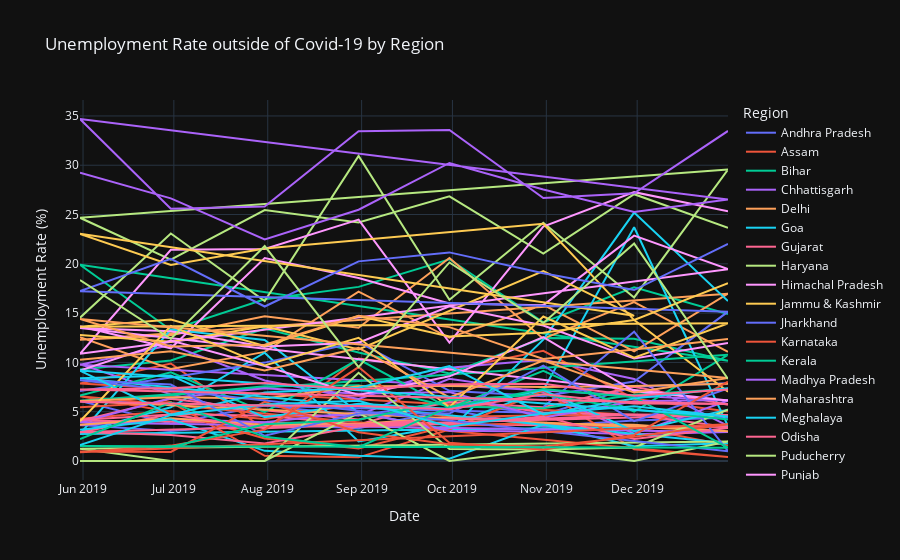

Source (notebook cell):
### Code cell
#  Filter the data for the non-Covid period
start_date = pd.to_datetime('2016-01-01')
end_date = pd.to_datetime('2019-12-31')
non_covid_df = df[(df['Date'] >= start_date) & (df['Date'] <= end_date)]

# Plot the unemployment rate over time for the non-Covid period
fig = px.line(non_covid_df, x='Date', y='EstimatedUnemploymentRate(%)', color='Region',
              title='Unemployment Rate outside of Covid-19 by Region',
              labels={'EstimatedUnemploymentRate(%)': 'Unemployment Rate (%)'},
              template='plotly_dark')

fig.show()

# Based on the given graph, we can conclude that outside the COVID-19 period, Tripura had the highest unemployment rate, which was recorded at 34.69% on June 31, 2019.

### Figure 1 — Plotly figure (JSON) as saved in the notebook; plotly's stock layout.template omitted (floating-point values rounded to 4 significant figures)
{"data": [{"hovertemplate": "Region=Andhra Pradesh<br>Date=%{x}<br>Unemployment Rate (%)=%{y}<extra></extra>", "legendgroup": "Andhra Pradesh", "line": {"color": "#636efa", "dash": "solid"}, "marker": {"symbol": "circle"}, "mode": "lines", "name": "Andhra Pradesh", "orientation": "v", "showlegend": true, "type": "scatter", "x": ["2019-05-31T00:00:00", "2019-06-30T00:00:00", "2019-07-31T00:00:00", "2019-08-31T00:00:00", "2019-09-30T00:00:00", "2019-10-31T00:00:00", "2019-11-30T00:00:00", "2019-12-31T00:00:00", "2019-05-31T00:00:00", "2019-06-30T00:00:00", "2019-07-31T00:00:00", "2019-08-31T00:00:00", "2019-09-30T00:00:00", "2019-10-31T00:00:00", "2019-11-30T00:00:00", "2019-12-31T00:00:00"], "xaxis": "x", "y": [3.65, 3.05, 3.75, 3.32, 5.17, 3.52, 4.12, 4.38, 6.09, 3.8, 5.64, 4.61, 6.01, 4.7, 7.54, 7.88], "yaxis": "y"}, {"hovertemplate": "Region=Assam<br>Date=%{x}<br>Unemployment Rate (%)=%{y}<extra></extra>", "legendgroup": "Assam", "line": {"color": "#EF553B", "dash": "solid"}, "marker": {"symbol": "circle"}, "mode": "lines", "name": "Assam", "orientation": "v", "showlegend": true, "type": "scatter", "x": ["2019-05-31T00:00:00", "2019-06-30T00:00:00", "2019-07-31T00:00:00", "2019-08-31T00:00:00", "2019-09-30T00:00:00", "2019-10-31T00:00:00", "2019-11-30T00:00:00", "2019-05-31T00:00:00", "2019-06-30T00:00:00", "2019-07-31T00:00:00", "2019-08-31T00:00:00", "2019-09-30T00:00:00", "2019-10-31T00:00:00", "2019-11-30T00:00:00", "2019-12-31T00:00:00"], "xaxis": "x", "y": [4.29, 5.08, 4.26, 5.79, 4.46, 4.65, 4.66, 7.87, 9.89, 3.21, 10.39, 9.26, 11.17, 6.31, 5.02], "yaxis": "y"}, {"hovertemplate": "Region=Bihar<br>Date=%{x}<br>Unemployment Rate (%)=%{y}<extra></extra>", "legendgroup": "Bihar", "line": {"color": "#00cc96", "dash": "solid"}, "marker": {"symbol": "circle"}, "mode": "lines", "name": "Bihar", "orientation": "v", "showlegend": true, "type": "scatter", "x": ["2019-05-31T00:00:00", "2019-06-30T00:00:00", "2019-07-31T00:00:00", "2019-08-31T00:00:00", "2019-09-30T00:00:00", "2019-10-31T00:00:00", "2019-11-30T00:00:00", "2019-12-31T00:00:00", "2019-05-31T00:00:00", "2019-06-30T00:00:00", "2019-07-31T00:00:00", "2019-08-31T00:00:00", "2019-09-30T00:00:00", "2019-10-31T00:00:00", "2019-11-30T00:00:00", "2019-12-31T00:00:00"], "xaxis": "x", "y": [9.27, 10.2, 13.44, 11, 8.87, 12.47, 12.4, 10.16, 19.9, 13.29, 16.41, 17.66, 20.46, 14.06, 17.62, 14.91], "yaxis": "y"}, {"hovertemplate": "Region=Chhattisgarh<br>Date=%{x}<br>Unemployment Rate (%)=%{y}<extra></extra>", "legendgroup": "Chhattisgarh", "line": {"color": "#ab63fa", "dash": "solid"}, "marker": {"symbol": "circle"}, "mode": "lines", "name": "Chhattisgarh", "orientation": "v", "showlegend": true, "type": "scatter", "x": ["2019-05-31T00:00:00", "2019-06-30T00:00:00", "2019-07-31T00:00:00", "2019-08-31T00:00:00", "2019-09-30T00:00:00", "2019-10-31T00:00:00", "2019-11-30T00:00:00", "2019-12-31T00:00:00", "2019-05-31T00:00:00", "2019-06-30T00:00:00", "2019-07-31T00:00:00", "2019-08-31T00:00:00", "2019-09-30T00:00:00", "2019-10-31T00:00:00", "2019-11-30T00:00:00", "2019-12-31T00:00:00"], "xaxis": "x", "y": [9.82, 6.76, 4.54, 4.64, 8.33, 6.96, 2.77, 6.11, 9.77, 11.77, 8.17, 6.29, 9.46, 10.27, 8.32, 3.57], "yaxis": "y"}, {"hovertemplate": "Region=Delhi<br>Date=%{x}<br>Unemployment Rate (%)=%{y}<extra></extra>", "legendgroup": "Delhi", "line": {"color": "#FFA15A", "dash": "solid"}, "marker": {"symbol": "circle"}, "mode": "lines", "name": "Delhi", "orientation": "v", "showlegend": true, "type": "scatter", "x": ["2019-05-31T00:00:00", "2019-06-30T00:00:00", "2019-07-31T00:00:00", "2019-08-31T00:00:00", "2019-09-30T00:00:00", "2019-10-31T00:00:00", "2019-11-30T00:00:00", "2019-12-31T00:00:00", "2019-05-31T00:00:00", "2019-06-30T00:00:00", "2019-07-31T00:00:00", "2019-08-31T00:00:00", "2019-09-30T00:00:00", "2019-10-31T00:00:00", "2019-11-30T00:00:00", "2019-12-31T00:00:00"], "xaxis": "x", "y": [12.56, 9.33, 11.07, 17.18, 12.5, 15.84, 11.11, 16.97, 12.31, 12.76, 14.68, 13.52, 20.59, 12.41, 16.11, 11.07], "yaxis": "y"}, {"hovertemplate": "Region=Goa<br>Date=%{x}<br>Unemployment Rate (%)=%{y}<extra></extra>", "legendgroup": "Goa", "line": {"color": "#19d3f3", "dash": "solid"}, "marker": {"symbol": "circle"}, "mode": "lines", "name": "Goa", "orientation": "v", "showlegend": true, "type": "scatter", "x": ["2019-05-31T00:00:00", "2019-06-30T00:00:00", "2019-07-31T00:00:00", "2019-08-31T00:00:00", "2019-09-30T00:00:00", "2019-10-31T00:00:00", "2019-11-30T00:00:00", "2019-12-31T00:00:00", "2019-05-31T00:00:00", "2019-06-30T00:00:00", "2019-07-31T00:00:00", "2019-08-31T00:00:00", "2019-09-30T00:00:00", "2019-10-31T00:00:00", "2019-11-30T00:00:00", "2019-12-31T00:00:00"], "xaxis": "x", "y": [2.91, 5.45, 10.98, 1.98, 3.61, 7.21, 23.71, 3.54, 2.75, 13.33, 12.28, 4.9, 3.16, 12.31, 25.2, 16.22], "yaxis": "y"}, {"hovertemplate": "Region=Gujarat<br>Date=%{x}<br>Unemployment Rate (%)=%{y}<extra></extra>", "legendgroup": "Gujarat", "line": {"color": "#FF6692", "dash": "solid"}, "marker": {"symbol": "circle"}, "mode": "lines", "name": "Gujarat", "orientation": "v", "showlegend": true, "type": "scatter", "x": ["2019-05-31T00:00:00", "2019-06-30T00:00:00", "2019-07-31T00:00:00", "2019-08-31T00:00:00", "2019-09-30T00:00:00", "2019-10-31T00:00:00", "2019-11-30T00:00:00", "2019-12-31T00:00:00", "2019-05-31T00:00:00", "2019-06-30T00:00:00", "2019-07-31T00:00:00", "2019-08-31T00:00:00", "2019-09-30T00:00:00", "2019-10-31T00:00:00", "2019-11-30T00:00:00", "2019-12-31T00:00:00"], "xaxis": "x", "y": [2.88, 4.77, 4.58, 3.7, 6.29, 4.91, 4.68, 3.46, 4.09, 6.31, 5.15, 4.2, 5.96, 5.45, 7.53, 5.71], "yaxis": "y"}, {"hovertemplate": "Region=Haryana<br>Date=%{x}<br>Unemployment Rate (%)=%{y}<extra></extra>", "legendgroup": "Haryana", "line": {"color": "#B6E880", "dash": "solid"}, "marker": {"symbol": "circle"}, "mode": "lines", "name": "Haryana", "orientation": "v", "showlegend": true, "type": "scatter", "x": ["2019-05-31T00:00:00", "2019-06-30T00:00:00", "2019-07-31T00:00:00", "2019-08-31T00:00:00", "2019-09-30T00:00:00", "2019-10-31T00:00:00", "2019-11-30T00:00:00", "2019-12-31T00:00:00", "2019-05-31T00:00:00", "2019-06-30T00:00:00", "2019-07-31T00:00:00", "2019-08-31T00:00:00", "2019-09-30T00:00:00", "2019-10-31T00:00:00", "2019-11-30T00:00:00", "2019-12-31T00:00:00"], "xaxis": "x", "y": [14.54, 23.08, 16.22, 30.94, 16.36, 24.17, 16.59, 29.56, 24.67, 20.42, 25.45, 24.19, 26.84, 21.04, 27.06, 23.65], "yaxis": "y"}, {"hovertemplate": "Region=Himachal Pradesh<br>Date=%{x}<br>Unemployment Rate (%)=%{y}<extra></extra>", "legendgroup": "Himachal Pradesh", "line": {"color": "#FF97FF", "dash": "solid"}, "marker": {"symbol": "circle"}, "mode": "lines", "name": "Himachal Pradesh", "orientation": "v", "showlegend": true, "type": "scatter", "x": ["2019-05-31T00:00:00", "2019-06-30T00:00:00", "2019-07-31T00:00:00", "2019-08-31T00:00:00", "2019-09-30T00:00:00", "2019-10-31T00:00:00", "2019-11-30T00:00:00", "2019-12-31T00:00:00", "2019-05-31T00:00:00", "2019-06-30T00:00:00", "2019-07-31T00:00:00", "2019-08-31T00:00:00", "2019-09-30T00:00:00", "2019-10-31T00:00:00", "2019-11-30T00:00:00", "2019-12-31T00:00:00"], "xaxis": "x", "y": [13.68, 11.43, 20.59, 18.56, 15.98, 15.81, 22.86, 19.46, 10.88, 21.43, 21.51, 24.48, 12, 23.77, 27.27, 25.32], "yaxis": "y"}, {"hovertemplate": "Region=Jammu & Kashmir<br>Date=%{x}<br>Unemployment Rate (%)=%{y}<extra></extra>", "legendgroup": "Jammu & Kashmir", "line": {"color": "#FECB52", "dash": "solid"}, "marker": {"symbol": "circle"}, "mode": "lines", "name": "Jammu & Kashmir", "orientation": "v", "showlegend": true, "type": "scatter", "x": ["2019-05-31T00:00:00", "2019-06-30T00:00:00", "2019-07-31T00:00:00", "2019-08-31T00:00:00", "2019-10-31T00:00:00", "2019-11-30T00:00:00", "2019-05-31T00:00:00", "2019-06-30T00:00:00", "2019-07-31T00:00:00", "2019-10-31T00:00:00", "2019-11-30T00:00:00", "2019-12-31T00:00:00"], "xaxis": "x", "y": [12.78, 12.09, 13.67, 11.32, 19.27, 14.73, 23.04, 19.88, 21.55, 24.06, 14.29, 7.02], "yaxis": "y"}, {"hovertemplate": "Region=Jharkhand<br>Date=%{x}<br>Unemployment Rate (%)=%{y}<extra></extra>", "legendgroup": "Jharkhand", "line": {"color": "#636efa", "dash": "solid"}, "marker": {"symbol": "circle"}, "mode": "lines", "name": "Jharkhand", "orientation": "v", "showlegend": true, "type": "scatter", "x": ["2019-05-31T00:00:00", "2019-06-30T00:00:00", "2019-07-31T00:00:00", "2019-08-31T00:00:00", "2019-09-30T00:00:00", "2019-10-31T00:00:00", "2019-11-30T00:00:00", "2019-12-31T00:00:00", "2019-05-31T00:00:00", "2019-06-30T00:00:00", "2019-07-31T00:00:00", "2019-08-31T00:00:00", "2019-09-30T00:00:00", "2019-10-31T00:00:00", "2019-11-30T00:00:00", "2019-12-31T00:00:00"], "xaxis": "x", "y": [7.11, 8.46, 9.98, 12.06, 7.12, 6.57, 8.07, 15.15, 17.23, 20.51, 15.67, 20.25, 21.16, 19.05, 17.34, 22.01], "yaxis": "y"}, {"hovertemplate": "Region=Karnataka<br>Date=%{x}<br>Unemployment Rate (%)=%{y}<extra></extra>", "legendgroup": "Karnataka", "line": {"color": "#EF553B", "dash": "solid"}, "marker": {"symbol": "circle"}, "mode": "lines", "name": "Karnataka", "orientation": "v", "showlegend": true, "type": "scatter", "x": ["2019-05-31T00:00:00", "2019-06-30T00:00:00", "2019-07-31T00:00:00", "2019-08-31T00:00:00", "2019-09-30T00:00:00", "2019-10-31T00:00:00", "2019-11-30T00:00:00", "2019-12-31T00:00:00", "2019-05-31T00:00:00", "2019-06-30T00:00:00", "2019-07-31T00:00:00", "2019-08-31T00:00:00", "2019-09-30T00:00:00", "2019-10-31T00:00:00", "2019-11-30T00:00:00", "2019-12-31T00:00:00"], "xaxis": "x", "y": [5.46, 5.98, 0.52, 0.37, 3.2, 7.13, 1.19, 0.41, 6.56, 5, 2.29, 1.27, 3.57, 3.87, 3.44, 1.56], "yaxis": "y"}, {"hovertemplate": "Region=Kerala<br>Date=%{x}<br>Unemployment Rate (%)=%{y}<extra></extra>", "legendgroup": "Kerala", "line": {"color": "#00cc96", "dash": "solid"}, "marker": {"symbol": "circle"}, "mode": "lines", "name": "Kerala", "orientation": "v", "showlegend": true, "type": "scatter", "x": ["2019-05-31T00:00:00", "2019-06-30T00:00:00", "2019-07-31T00:00:00", "2019-08-31T00:00:00", "2019-09-30T00:00:00", "2019-10-31T00:00:00", "2019-11-30T00:00:00", "2019-12-31T00:00:00", "2019-05-31T00:00:00", "2019-06-30T00:00:00", "2019-07-31T00:00:00", "2019-08-31T00:00:00", "2019-09-30T00:00:00", "2019-10-31T00:00:00", "2019-11-30T00:00:00", "2019-12-31T00:00:00"], "xaxis": "x", "y": [6.63, 9, 4.95, 10.32, 5.35, 9.14, 5, 10.77, 6.11, 6.67, 7.58, 7.69, 5.52, 5.35, 6.71, 7.31], "yaxis": "y"}, {"hovertemplate": "Region=Madhya Pradesh<br>Date=%{x}<br>Unemployment Rate (%)=%{y}<extra></extra>", "legendgroup": "Madhya Pradesh", "line": {"color": "#ab63fa", "dash": "solid"}, "marker": {"symbol": "circle"}, "mode": "lines", "name": "Madhya Pradesh", "orientation": "v", "showlegend": true, "type": "scatter", "x": ["2019-05-31T00:00:00", "2019-06-30T00:00:00", "2019-07-31T00:00:00", "2019-08-31T00:00:00", "2019-09-30T00:00:00", "2019-10-31T00:00:00", "2019-11-30T00:00:00", "2019-12-31T00:00:00", "2019-05-31T00:00:00", "2019-06-30T00:00:00", "2019-07-31T00:00:00", "2019-08-31T00:00:00", "2019-09-30T00:00:00", "2019-10-31T00:00:00", "2019-11-30T00:00:00", "2019-12-31T00:00:00"], "xaxis": "x", "y": [3.63, 4.25, 3.92, 4.94, 3.08, 2.98, 2.72, 2.94, 3.91, 6.38, 7.38, 6.82, 7, 4.4, 6.06, 6.2], "yaxis": "y"}, {"hovertemplate": "Region=Maharashtra<br>Date=%{x}<br>Unemployment Rate (%)=%{y}<extra></extra>", "legendgroup": "Maharashtra", "line": {"color": "#FFA15A", "dash": "solid"}, "marker": {"symbol": "circle"}, "mode": "lines", "name": "Maharashtra", "orientation": "v", "showlegend": true, "type": "scatter", "x": ["2019-05-31T00:00:00", "2019-06-30T00:00:00", "2019-07-31T00:00:00", "2019-08-31T00:00:00", "2019-09-30T00:00:00", "2019-10-31T00:00:00", "2019-11-30T00:00:00", "2019-12-31T00:00:00", "2019-05-31T00:00:00", "2019-06-30T00:00:00", "2019-07-31T00:00:00", "2019-08-31T00:00:00", "2019-09-30T00:00:00", "2019-10-31T00:00:00", "2019-11-30T00:00:00", "2019-12-31T00:00:00"], "xaxis": "x", "y": [3.67, 4.34, 3.66, 3.76, 4.4, 3.81, 3.68, 3.03, 6.08, 6.46, 6.35, 7.57, 7.6, 7.51, 7.6, 7.83], "yaxis": "y"}, {"hovertemplate": "Region=Meghalaya<br>Date=%{x}<br>Unemployment Rate (%)=%{y}<extra></extra>", "legendgroup": "Meghalaya", "line": {"color": "#19d3f3", "dash": "solid"}, "marker": {"symbol": "circle"}, "mode": "lines", "name": "Meghalaya", "orientation": "v", "showlegend": true, "type": "scatter", "x": ["2019-05-31T00:00:00", "2019-06-30T00:00:00", "2019-07-31T00:00:00", "2019-08-31T00:00:00", "2019-09-30T00:00:00", "2019-10-31T00:00:00", "2019-11-30T00:00:00", "2019-12-31T00:00:00", "2019-05-31T00:00:00", "2019-06-30T00:00:00", "2019-07-31T00:00:00", "2019-08-31T00:00:00", "2019-09-30T00:00:00", "2019-10-31T00:00:00", "2019-11-30T00:00:00", "2019-12-31T00:00:00"], "xaxis": "x", "y": [3.16, 4.23, 1.03, 0.52, 0.24, 3.7, 1.5, 1.8, 8.4, 8.66, 4.43, 5.8, 5.3, 7.2, 3.02, 5.21], "yaxis": "y"}, {"hovertemplate": "Region=Odisha<br>Date=%{x}<br>Unemployment Rate (%)=%{y}<extra></extra>", "legendgroup": "Odisha", "line": {"color": "#FF6692", "dash": "solid"}, "marker": {"symbol": "circle"}, "mode": "lines", "name": "Odisha", "orientation": "v", "showlegend": true, "type": "scatter", "x": ["2019-05-31T00:00:00", "2019-06-30T00:00:00", "2019-07-31T00:00:00", "2019-08-31T00:00:00", "2019-09-30T00:00:00", "2019-10-31T00:00:00", "2019-11-30T00:00:00", "2019-12-31T00:00:00", "2019-05-31T00:00:00", "2019-06-30T00:00:00", "2019-07-31T00:00:00", "2019-08-31T00:00:00", "2019-09-30T00:00:00", "2019-10-31T00:00:00", "2019-11-30T00:00:00", "2019-12-31T00:00:00"], "xaxis": "x", "y": [4.17, 4.71, 3.31, 3.68, 4.31, 4.28, 4.72, 4.67, 2.95, 2.63, 1.78, 3.5, 3.78, 4.5, 2.23, 3.36], "yaxis": "y"}, {"hovertemplate": "Region=Puducherry<br>Date=%{x}<br>Unemployment Rate (%)=%{y}<extra></extra>", "legendgroup": "Puducherry", "line": {"color": "#B6E880", "dash": "solid"}, "marker": {"symbol": "circle"}, "mode": "lines", "name": "Puducherry", "orientation": "v", "showlegend": true, "type": "scatter", "x": ["2019-05-31T00:00:00", "2019-06-30T00:00:00", "2019-07-31T00:00:00", "2019-08-31T00:00:00", "2019-09-30T00:00:00", "2019-10-31T00:00:00", "2019-11-30T00:00:00", "2019-12-31T00:00:00", "2019-05-31T00:00:00", "2019-06-30T00:00:00", "2019-07-31T00:00:00", "2019-08-31T00:00:00", "2019-09-30T00:00:00", "2019-10-31T00:00:00", "2019-11-30T00:00:00", "2019-12-31T00:00:00"], "xaxis": "x", "y": [0, 0, 0, 4.85, 0, 1.18, 0, 1.99, 1.25, 0, 0, 8.95, 1.22, 1.17, 1.37, 5.21], "yaxis": "y"}, {"hovertemplate": "Region=Punjab<br>Date=%{x}<br>Unemployment Rate (%)=%{y}<extra></extra>", "legendgroup": "Punjab", "line": {"color": "#FF97FF", "dash": "solid"}, "marker": {"symbol": "circle"}, "mode": "lines", "name": "Punjab", "orientation": "v", "showlegend": true, "type": "scatter", "x": ["2019-05-31T00:00:00", "2019-06-30T00:00:00", "2019-07-31T00:00:00", "2019-08-31T00:00:00", "2019-09-30T00:00:00", "2019-10-31T00:00:00", "2019-11-30T00:00:00", "2019-12-31T00:00:00", "2019-05-31T00:00:00", "2019-06-30T00:00:00", "2019-07-31T00:00:00", "2019-08-31T00:00:00", "2019-09-30T00:00:00", "2019-10-31T00:00:00", "2019-11-30T00:00:00", "2019-12-31T00:00:00"], "xaxis": "x", "y": [9.17, 12.21, 9.64, 6.69, 8.59, 12.56, 7.07, 6.13, 13.49, 13.17, 11.61, 11.99, 15.69, 13.75, 10.39, 11.97], "yaxis": "y"}, {"hovertemplate": "Region=Rajasthan<br>Date=%{x}<br>Unemployment Rate (%)=%{y}<extra></extra>", "legendgroup": "Rajasthan", "line": {"color": "#FECB52", "dash": "solid"}, "marker": {"symbol": "circle"}, "mode": "lines", "name": "Rajasthan", "orientation": "v", "showlegend": true, "type": "scatter", "x": ["2019-05-31T00:00:00", "2019-06-30T00:00:00", "2019-07-31T00:00:00", "2019-08-31T00:00:00", "2019-09-30T00:00:00", "2019-10-31T00:00:00", "2019-11-30T00:00:00", "2019-12-31T00:00:00", "2019-05-31T00:00:00", "2019-06-30T00:00:00", "2019-07-31T00:00:00", "2019-08-31T00:00:00", "2019-09-30T00:00:00", "2019-10-31T00:00:00", "2019-11-30T00:00:00", "2019-12-31T00:00:00"], "xaxis": "x", "y": [4.03, 13.7, 9.7, 12.5, 5.45, 14.66, 10.47, 13.96, 13.62, 14.36, 11.67, 14.71, 12.63, 13.02, 14.3, 18.04], "yaxis": "y"}, {"hovertemplate": "Region=Sikkim<br>Date=%{x}<br>Unemployment Rate (%)=%{y}<extra></extra>", "legendgroup": "Sikkim", "line": {"color": "#636efa", "dash": "solid"}, "marker": {"symbol": "circle"}, "mode": "lines", "name": "Sikkim", "orientation": "v", "showlegend": true, "type": "scatter", "x": ["2019-10-31T00:00:00", "2019-11-30T00:00:00", "2019-12-31T00:00:00", "2019-05-31T00:00:00", "2019-06-30T00:00:00", "2019-07-31T00:00:00", "2019-08-31T00:00:00", "2019-09-30T00:00:00", "2019-10-31T00:00:00", "2019-11-30T00:00:00", "2019-12-31T00:00:00"], "xaxis": "x", "y": [5.48, 13.11, 1, 8.2, 7.76, 2.56, 4.82, 4.81, 9.68, 4.04, 7.37], "yaxis": "y"}, {"hovertemplate": "Region=Tamil Nadu<br>Date=%{x}<br>Unemployment Rate (%)=%{y}<extra></extra>", "legendgroup": "Tamil Nadu", "line": {"color": "#EF553B", "dash": "solid"}, "marker": {"symbol": "circle"}, "mode": "lines", "name": "Tamil Nadu", "orientation": "v", "showlegend": true, "type": "scatter", "x": ["2019-05-31T00:00:00", "2019-06-30T00:00:00", "2019-07-31T00:00:00", "2019-08-31T00:00:00", "2019-09-30T00:00:00", "2019-10-31T00:00:00", "2019-11-30T00:00:00", "2019-12-31T00:00:00", "2019-05-31T00:00:00", "2019-06-30T00:00:00", "2019-07-31T00:00:00", "2019-08-31T00:00:00", "2019-09-30T00:00:00", "2019-10-31T00:00:00", "2019-11-30T00:00:00", "2019-12-31T00:00:00"], "xaxis": "x", "y": [0.97, 0.92, 6.01, 2.91, 1.71, 1.46, 2.46, 3.73, 0.89, 1.56, 3.18, 9.53, 1.86, 1.13, 2.65, 8.05], "yaxis": "y"}, {"hovertemplate": "Region=Telangana<br>Date=%{x}<br>Unemployment Rate (%)=%{y}<extra></extra>", "legendgroup": "Telangana", "line": {"color": "#00cc96", "dash": "solid"}, "marker": {"symbol": "circle"}, "mode": "lines", "name": "Telangana", "orientation": "v", "showlegend": true, "type": "scatter", "x": ["2019-05-31T00:00:00", "2019-06-30T00:00:00", "2019-07-31T00:00:00", "2019-08-31T00:00:00", "2019-09-30T00:00:00", "2019-10-31T00:00:00", "2019-11-30T00:00:00", "2019-12-31T00:00:00", "2019-05-31T00:00:00", "2019-06-30T00:00:00", "2019-07-31T00:00:00", "2019-08-31T00:00:00", "2019-09-30T00:00:00", "2019-10-31T00:00:00", "2019-11-30T00:00:00", "2019-12-31T00:00:00"], "xaxis": "x", "y": [2.23, 5.92, 2.45, 1.4, 5.49, 7.29, 6.47, 1.35, 1.52, 1.43, 3.73, 4.19, 6.19, 6.74, 5.23, 4.22], "yaxis": "y"}, {"hovertemplate": "Region=Tripura<br>Date=%{x}<br>Unemployment Rate (%)=%{y}<extra></extra>", "legendgroup": "Tripura", "line": {"color": "#ab63fa", "dash": "solid"}, "marker": {"symbol": "circle"}, "mode": "lines", "name": "Tripura", "orientation": "v", "showlegend": true, "type": "scatter", "x": ["2019-05-31T00:00:00", "2019-06-30T00:00:00", "2019-07-31T00:00:00", "2019-08-31T00:00:00", "2019-09-30T00:00:00", "2019-10-31T00:00:00", "2019-11-30T00:00:00", "2019-12-31T00:00:00", "2019-05-31T00:00:00", "2019-06-30T00:00:00", "2019-07-31T00:00:00", "2019-08-31T00:00:00", "2019-09-30T00:00:00", "2019-10-31T00:00:00", "2019-11-30T00:00:00", "2019-12-31T00:00:00"], "xaxis": "x", "y": [29.25, 26.64, 22.47, 25.49, 30.23, 27.54, 25.25, 26.53, 34.69, 25.59, 25.81, 33.45, 33.57, 26.67, 27.15, 33.48], "yaxis": "y"}, {"hovertemplate": "Region=Uttar Pradesh<br>Date=%{x}<br>Unemployment Rate (%)=%{y}<extra></extra>", "legendgroup": "Uttar Pradesh", "line": {"color": "#FFA15A", "dash": "solid"}, "marker": {"symbol": "circle"}, "mode": "lines", "name": "Uttar Pradesh", "orientation": "v", "showlegend": true, "type": "scatter", "x": ["2019-05-31T00:00:00", "2019-06-30T00:00:00", "2019-07-31T00:00:00", "2019-08-31T00:00:00", "2019-09-30T00:00:00", "2019-10-31T00:00:00", "2019-11-30T00:00:00", "2019-12-31T00:00:00", "2019-05-31T00:00:00", "2019-06-30T00:00:00", "2019-07-31T00:00:00", "2019-08-31T00:00:00", "2019-09-30T00:00:00", "2019-10-31T00:00:00", "2019-11-30T00:00:00", "2019-12-31T00:00:00"], "xaxis": "x", "y": [10.26, 11.13, 9.19, 11.47, 6.45, 10.18, 6.94, 8.43, 14.4, 11.62, 11.8, 14.73, 13.58, 10.35, 11.31, 12.37], "yaxis": "y"}, {"hovertemplate": "Region=Uttarakhand<br>Date=%{x}<br>Unemployment Rate (%)=%{y}<extra></extra>", "legendgroup": "Uttarakhand", "line": {"color": "#19d3f3", "dash": "solid"}, "marker": {"symbol": "circle"}, "mode": "lines", "name": "Uttarakhand", "orientation": "v", "showlegend": true, "type": "scatter", "x": ["2019-05-31T00:00:00", "2019-06-30T00:00:00", "2019-07-31T00:00:00", "2019-08-31T00:00:00", "2019-09-30T00:00:00", "2019-10-31T00:00:00", "2019-11-30T00:00:00", "2019-12-31T00:00:00", "2019-05-31T00:00:00", "2019-06-30T00:00:00", "2019-07-31T00:00:00", "2019-08-31T00:00:00", "2019-09-30T00:00:00", "2019-10-31T00:00:00", "2019-11-30T00:00:00", "2019-12-31T00:00:00"], "xaxis": "x", "y": [1.63, 4.65, 5.74, 6.11, 3.47, 4.83, 5.56, 4.52, 9.17, 4.69, 6.94, 7.43, 9.62, 4.72, 6.34, 7.39], "yaxis": "y"}, {"hovertemplate": "Region=West Bengal<br>Date=%{x}<br>Unemployment Rate (%)=%{y}<extra></extra>", "legendgroup": "West Bengal", "line": {"color": "#FF6692", "dash": "solid"}, "marker": {"symbol": "circle"}, "mode": "lines", "name": "West Bengal", "orientation": "v", "showlegend": true, "type": "scatter", "x": ["2019-05-31T00:00:00", "2019-06-30T00:00:00", "2019-07-31T00:00:00", "2019-08-31T00:00:00", "2019-09-30T00:00:00", "2019-10-31T00:00:00", "2019-11-30T00:00:00", "2019-12-31T00:00:00", "2019-05-31T00:00:00", "2019-06-30T00:00:00", "2019-07-31T00:00:00", "2019-08-31T00:00:00", "2019-09-30T00:00:00", "2019-10-31T00:00:00", "2019-11-30T00:00:00", "2019-12-31T00:00:00"], "xaxis": "x", "y": [6.02, 5.85, 5.62, 5.58, 5.26, 6.78, 5.83, 5.79, 7.25, 7.38, 7.91, 7.27, 7.79, 7.83, 6.61, 7.24], "yaxis": "y"}, {"hovertemplate": "Region=Chandigarh<br>Date=%{x}<br>Unemployment Rate (%)=%{y}<extra></extra>", "legendgroup": "Chandigarh", "line": {"color": "#B6E880", "dash": "solid"}, "marker": {"symbol": "circle"}, "mode": "lines", "name": "Chandigarh", "orientation": "v", "showlegend": true, "type": "scatter", "x": ["2019-05-31T00:00:00", "2019-06-30T00:00:00", "2019-07-31T00:00:00", "2019-08-31T00:00:00", "2019-09-30T00:00:00", "2019-10-31T00:00:00", "2019-11-30T00:00:00", "2019-12-31T00:00:00"], "xaxis": "x", "y": [18.35, 12.4, 21.8, 9.52, 20.14, 13.99, 22.05, 8.33], "yaxis": "y"}], "layout": {"legend": {"title": {"text": "Region"}, "tracegroupgap": 0}, "title": {"text": "Unemployment Rate outside of Covid-19 by Region"}, "xaxis": {"anchor": "y", "domain": [0, 1], "title": {"text": "Date"}}, "yaxis": {"anchor": "x", "domain": [0, 1], "title": {"text": "Unemployment Rate (%)"}}}}
